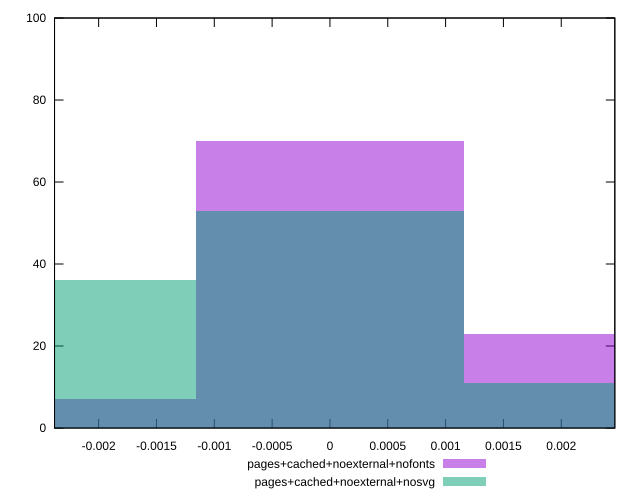

The script that saved this image:
reset

$pagesCachedNoexternalNofonts <<EOF
0 70
0.0023203522398950937 23
-0.0023203522398950937 7
EOF

$pagesCachedNoexternalNosvg <<EOF
0 53
-0.0023203522398950937 36
0.0023203522398950937 11
EOF

set key outside below
set boxwidth 0.0023203522398950937
set xrange [-0.002381406618428798:0.0024632437711335007]
set yrange [0:100]
set trange [0:100]
set style fill transparent solid 0.5 noborder
set terminal svg size 640, 500 enhanced background rgb 'white'
set output "reprap/meta/score-difference/comparison/histogram/6_vs_7.svg"

plot $pagesCachedNoexternalNofonts title "pages+cached+noexternal+nofonts" with boxes, \
     $pagesCachedNoexternalNosvg title "pages+cached+noexternal+nosvg" with boxes

reset
